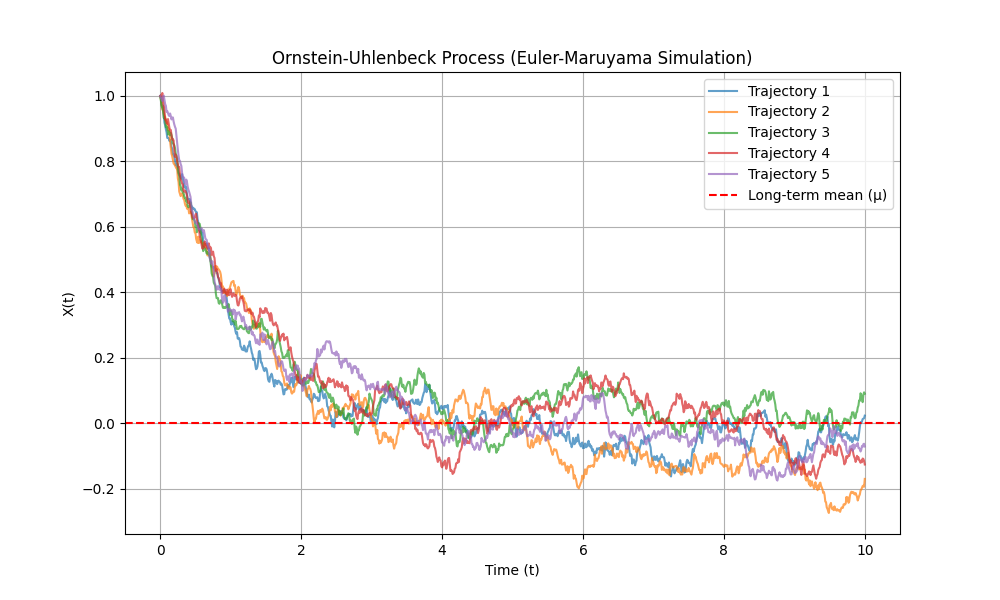

Write Python code to recreate this figure.
import numpy as np
import matplotlib.pyplot as plt
from typing import Callable

# Type aliases
DriftFn = Callable[[float, np.ndarray], np.ndarray]
DiffusionFn = Callable[[float, np.ndarray], np.ndarray]

# Euler-Maruyama solver
def euler_maruyama(
    drift: DriftFn,
    diffusion: DiffusionFn,
    x0: np.ndarray,
    t0: float,
    t_max: float,
    n_steps: int,
    rng: np.random.Generator = np.random.default_rng(),
) -> tuple[np.ndarray, np.ndarray]:
    dt = (t_max - t0) / n_steps
    time_points = np.linspace(t0, t_max, n_steps + 1)
    trajectories = np.zeros((n_steps + 1, *x0.shape))
    trajectories[0] = x0

    for i in range(n_steps):
        t = time_points[i]
        x = trajectories[i]
        mu = drift(t, x)
        sigma = diffusion(t, x)
        dW = rng.normal(0, np.sqrt(dt), size=x.shape)
        trajectories[i + 1] = x + mu * dt + sigma * dW

    return time_points, trajectories

# Ornstein-Uhlenbeck drift and diffusion
def ou_drift(t: float, x: np.ndarray, theta: float = 1.0, mu: float = 0.0) -> np.ndarray:
    return theta * (mu - x)

def ou_diffusion(t: float, x: np.ndarray, sigma: float = 0.1) -> np.ndarray:
    return sigma * np.ones_like(x)

# Parameters
x0 = np.array([1.0])  # Initial state
t0, t_max = 0.0, 10.0
n_steps = 1000
theta, mu, sigma = 1.0, 0.0, 0.1
n_simulations = 5  # Number of trajectories to simulate

# Simulate multiple trajectories
rng = np.random.default_rng(seed=42)
plt.figure(figsize=(10, 6))

for _ in range(n_simulations):
    time, trajectories = euler_maruyama(
        drift=lambda t, x: ou_drift(t, x, theta, mu),
        diffusion=lambda t, x: ou_diffusion(t, x, sigma),
        x0=x0,
        t0=t0,
        t_max=t_max,
        n_steps=n_steps,
        rng=rng,
    )
    plt.plot(time, trajectories, label=f"Trajectory {_ + 1}", alpha=0.7)

# Add mean-reverting line (theoretical mean)
plt.axhline(y=mu, color="red", linestyle="--", label="Long-term mean (μ)")

# Customize plot
plt.title("Ornstein-Uhlenbeck Process (Euler-Maruyama Simulation)")
plt.xlabel("Time (t)")
plt.ylabel("X(t)")
plt.legend()
plt.grid(True)
plt.savefig("OrnsteinUhlenbeck.png")
plt.show()
